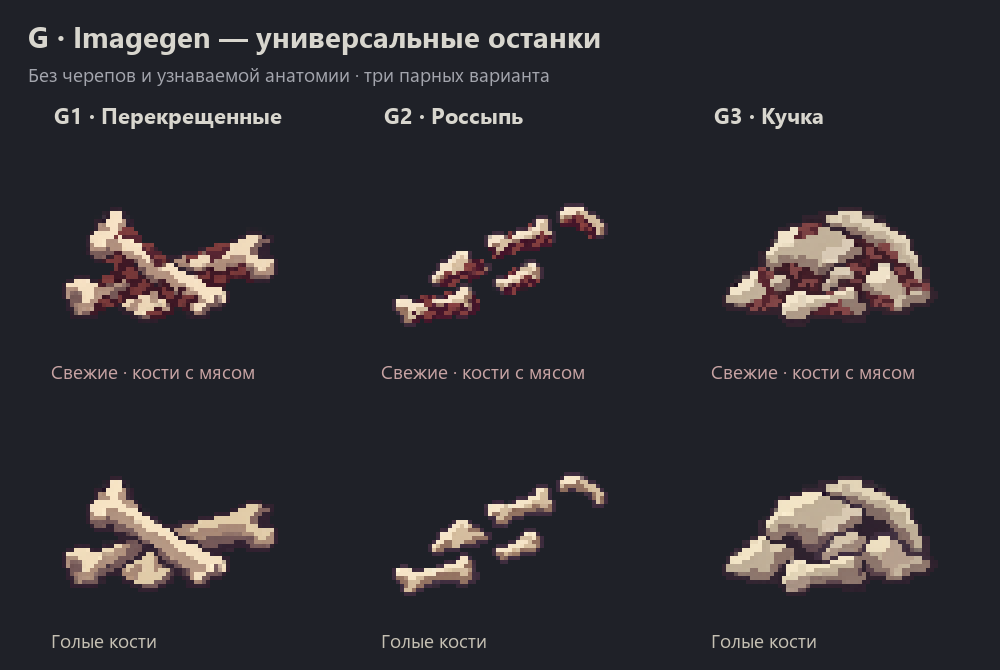
#> input picture docs/art/battle-remains-variants-20261122/g-comparison.png, 1000 x 670 px, given in place of G-F1.png, which was not available
$ python build_previews.py
#> lines starting #> are read from the running program, lines starting #| are printed output that depends on the picture
"""Comparison layout only: originals are preserved, nearest-neighbour thumbnails."""
from pathlib import Path
from PIL import Image, ImageDraw, ImageFont
import json

ROOT = Path(__file__).resolve().parent
BG = (31, 33, 40, 255)
FONT = 'C:/Windows/Fonts/segoeui.ttf'
BOLD = 'C:/Windows/Fonts/segoeuib.ttf'


def text(draw, point, value, size=21, fill='#d8d6ce', bold=False):
    draw.text(point, value, font=ImageFont.truetype(BOLD if bold else FONT, size), fill=fill)


def build(provider):
#> called with provider = 'G'
    sheet = Image.new('RGBA', (1000, 670), BG)
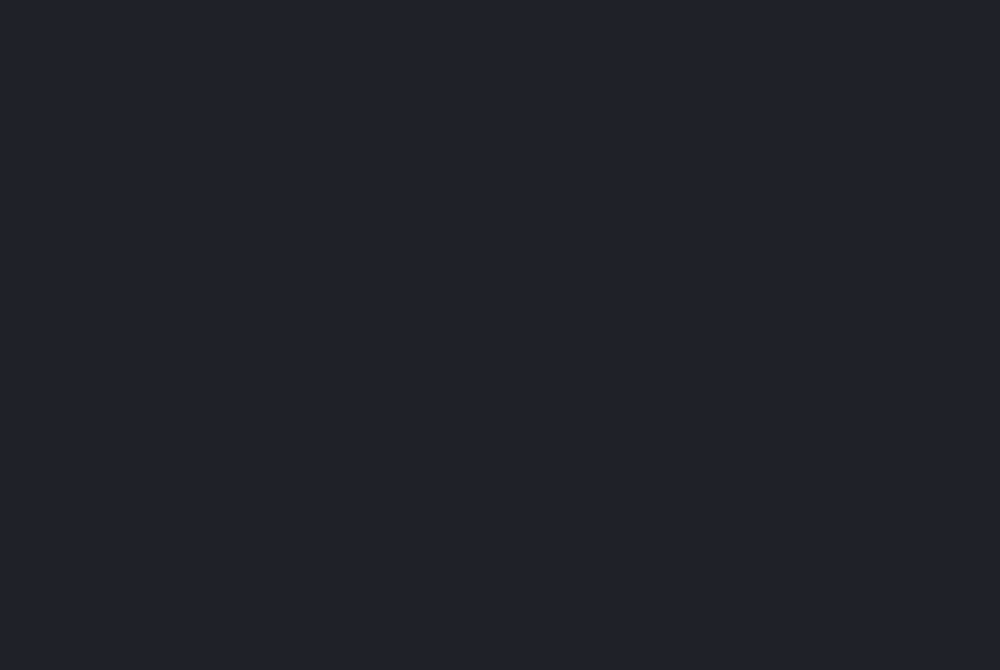
#> sheet: PIL image 1000x670 RGBA; mean R, G, B, A 31, 33, 40, 255
    draw = ImageDraw.Draw(sheet)
    text(draw, (28, 16), ('G · Imagegen' if provider == 'G' else 'PL · PixelLab') + ' — универсальные останки', 29, bold=True)
    text(draw, (28, 61), 'Без черепов и узнаваемой анатомии · три парных варианта', 19, '#a3a5ad')
    metrics = []
    for index, title in enumerate(['Перекрещенные', 'Россыпь', 'Кучка'], 1):
        x = 170 + (index - 1) * 330
        text(draw, (x - 116, 100), f'{provider}{index} · {title}', 22, bold=True)
        pair = []
        for kind in ['F', 'B']:
            path = ROOT / ('imagegen' if provider == 'G' else 'pixellab')
            path = path / (f'{provider}-{kind}{index}.png' if provider == 'G' else f'{provider}-{kind}{index}/image.png')
            pair.append(Image.open(path).convert('RGBA'))
        # Общий bbox пары сохраняет взаимное положение свежего и сухого состояния.
        # Почти невидимые alpha-следы генератора не должны уменьшать предмет в сравнении.
        # Порог определяет только рамку превью; RGBA оригиналов и вырезки не меняется.
        bounds = [im.getchannel('A').point(lambda value: 255 if value >= 128 else 0).getbbox() for im in pair]
        box = (min(b[0] for b in bounds), min(b[1] for b in bounds), max(b[2] for b in bounds), max(b[3] for b in bounds))
        ratio = min(54 / (box[2]-box[0]), 38 / (box[3]-box[1]))
        size = (max(1, round((box[2]-box[0])*ratio)), max(1, round((box[3]-box[1])*ratio)))
        for row, (kind, im) in enumerate(zip(['F', 'B'], pair)):
            stamp = im.crop(box).resize(size, Image.Resampling.NEAREST)
            canvas = Image.new('RGBA', (64, 64))
            canvas.alpha_composite(stamp, ((64-size[0])//2, (64-size[1])//2))
            baseline = 267 + row * 269
            preview = canvas.resize((256, 256), Image.Resampling.NEAREST)
            sheet.alpha_composite(preview, (x-128, baseline-128))
            label = 'Свежие · кости с мясом' if kind == 'F' else 'Голые кости'
            text(draw, (x-119, baseline+91), label, 19, '#c7a3a3' if kind == 'F' else '#c5c0b3')
            metrics.append({'id':f'{provider}-{kind}{index}', 'raw_size':list(im.size), 'alpha_extrema':list(im.getchannel('A').getextrema()),
                'raw_bounds':list(im.getchannel('A').getbbox()), 'display_size':list(size), 'display_only':True})
#> this loop made 2 passes
#> pass 1, in build, `stamp = im.crop(box).resize(size, Image.Resampling.NEAREST)`:
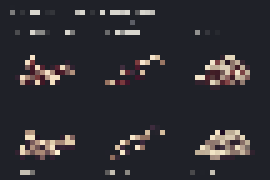
#> stamp: PIL image 54x36 RGBA (shown 5 times larger); mean R, G, B, A 46.5, 45.4, 50.5, 255
#> pass 1, in build, `preview = canvas.resize((256, 256), Image.Resampling.NEAREST)`:
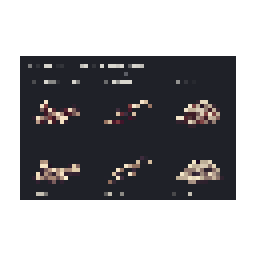
#> preview: PIL image 256x256 RGBA; mean R, G, B, A 22, 21.6, 23.9, 121; transparent parts drawn white
#> pass 2, in build, `stamp = im.crop(box).resize(size, Image.Resampling.NEAREST)`:
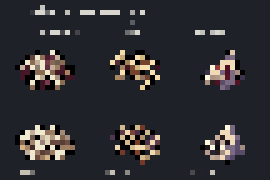
#> stamp: PIL image 54x36 RGBA (shown 5 times larger); mean R, G, B, A 48.5, 47.1, 50.9, 255
#> after the loop:
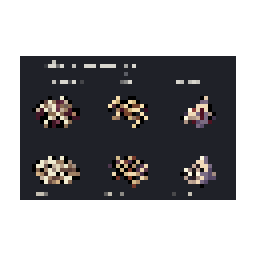
#> canvas: PIL image 64x64 RGBA (shown 4 times larger); mean R, G, B, A 23, 22.4, 24.1, 121; transparent parts drawn white
#> after the loop:
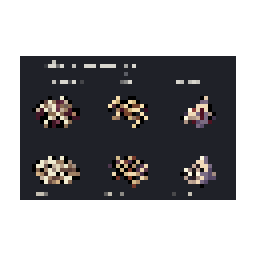
#> preview: PIL image 256x256 RGBA; mean R, G, B, A 23, 22.4, 24.1, 121; transparent parts drawn white
#> after the loop:
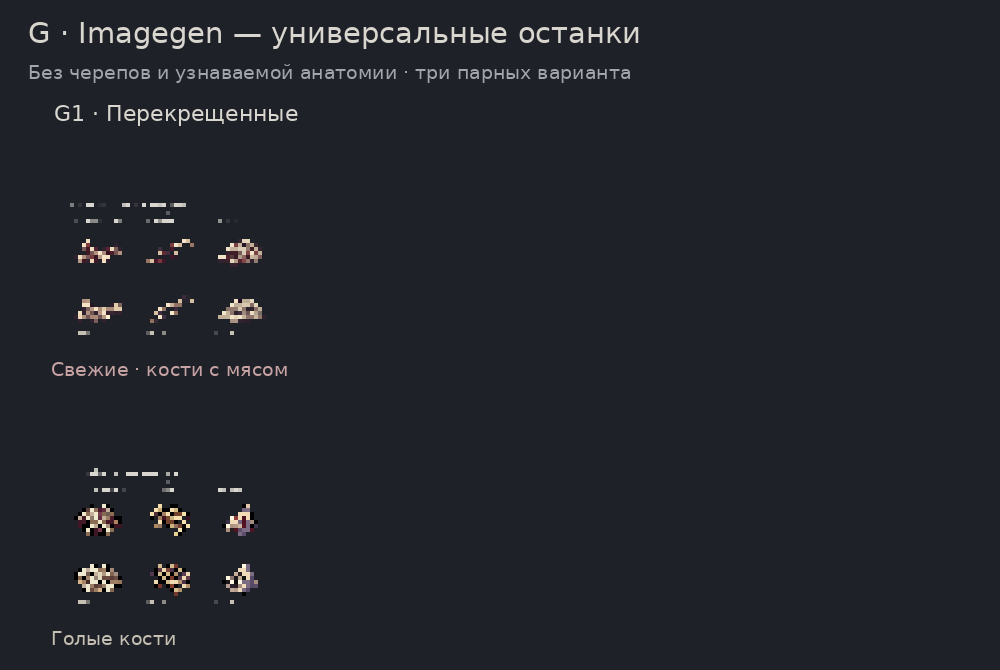
#> sheet: PIL image 1000x670 RGBA; mean R, G, B, A 34.6, 36.2, 42.9, 255
    sheet.convert('RGB').save(ROOT / f'{provider.lower()}-comparison.png')
    return metrics


if __name__ == '__main__':
    records = []
    for provider in ['G', 'PL']:
        if provider == 'PL' and not all((ROOT / 'pixellab' / f'PL-F{i}' / 'image.png').exists() for i in range(1,4)): continue
#> (the run stopped early here; a loop or call above may not have finished)
